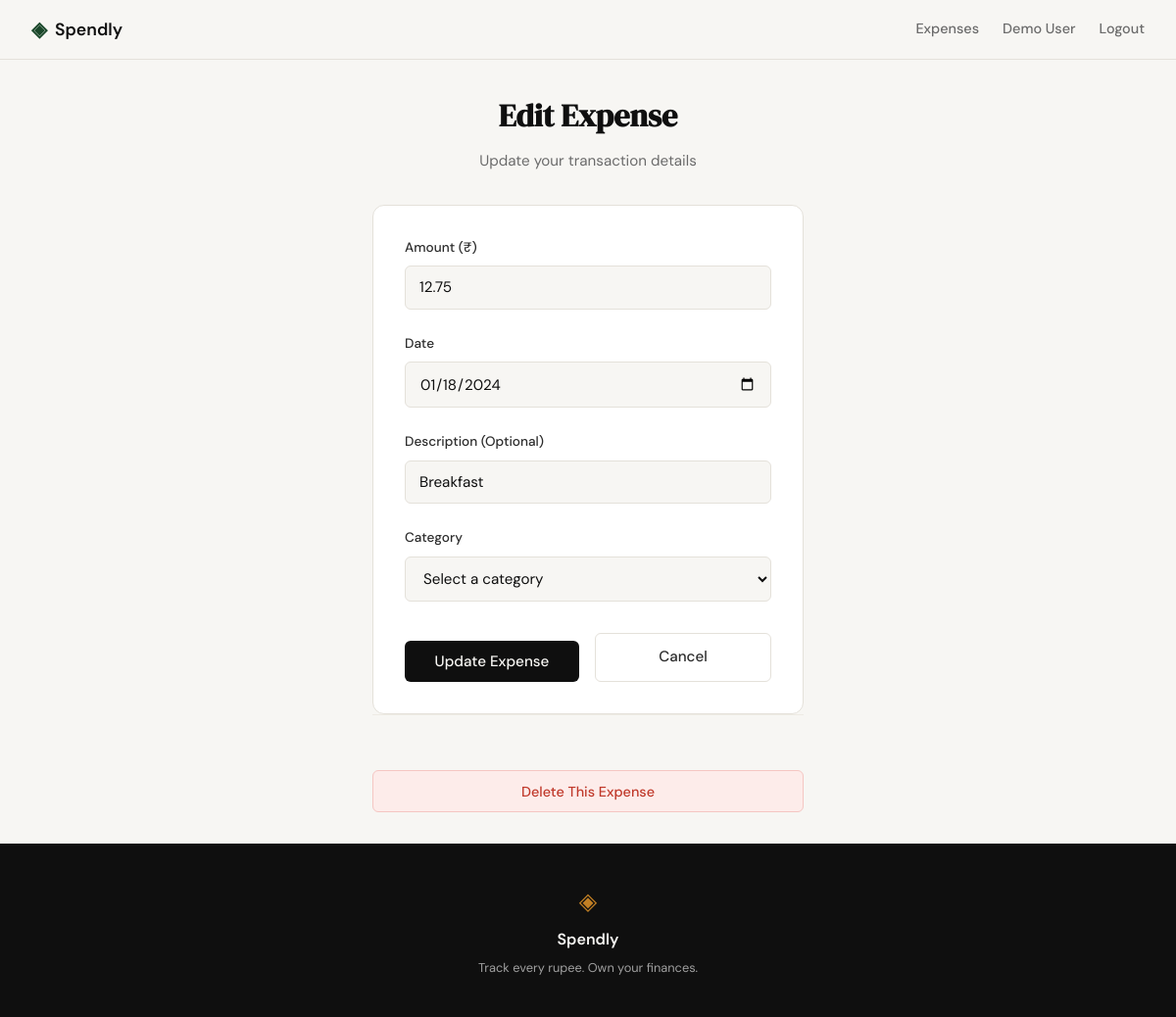
Page /expenses/6/edit (signed in) on the committed database.
### tables this page shows
CREATE TABLE expenses (
            id INTEGER PRIMARY KEY AUTOINCREMENT,
            user_id INTEGER NOT NULL,
            category_id INTEGER,
            amount REAL NOT NULL,
            description TEXT,
            date TEXT NOT NULL,
            FOREIGN KEY (user_id) REFERENCES users (id),
            FOREIGN KEY (category_id) REFERENCES categories (id)
        );

### app.py (the view, shortened to what this page needs)
@app.route("/expenses/<int:id>/edit", methods=["GET", "POST"])
def edit_expense(id):
    if "user_id" not in session:
        return redirect(url_for("login"))
    db = get_db()
    expense = db.execute("SELECT * FROM expenses WHERE id = ? AND user_id = ?",
                        (id, session["user_id"])).fetchone()
    if not expense:
        db.close()
        return redirect(url_for("expenses"))
    categories = db.execute("SELECT * FROM categories ORDER BY name").fetchall()
    db.close()
    return render_template("edit_expense.html", expense=expense, categories=categories)

### database/db.py (called while the page is built)
def get_db():
    conn = sqlite3.connect('expenses.db')
    conn.row_factory = sqlite3.Row
    conn.execute('PRAGMA foreign_keys = ON')
    return conn

### templates/edit_expense.html (shortened to what this page needs)
{% extends "base.html" %}
{% block content %}
<div class="form-section">
    <div class="form-container">
        <div class="form-header">
            <h1>Edit Expense</h1>
            <p class="form-subtitle">Update your transaction details</p>
        </div>
        <form method="POST" class="expense-form">
            <div class="form-group">
                <label for="amount">Amount (₹)</label>
                <input type="number" id="amount" name="amount" step="0.01" min="0"
                       placeholder="0.00" required
                       value="{{ request.form.get('amount', '') or amount or expense['amount'] }}"
                       class="form-input">
            </div>
            <div class="form-group">
                <label for="date">Date</label>
                <input type="date" id="date" name="date" required
                       value="{{ request.form.get('date', '') or date or expense['date'] }}"
                       class="form-input">
            </div>
            <div class="form-group">
                <label for="description">Description (Optional)</label>
                <input type="text" id="description" name="description"
                       placeholder="Coffee, groceries, fuel, etc."
                       value="{{ request.form.get('description', '') or description or expense['description'] or '' }}"
                       class="form-input">
            </div>
            <div class="form-group">
                <label for="category_id">Category</label>
                <select id="category_id" name="category_id" required class="form-input">
                    <option value="">Select a category</option>
                </select>
            </div>
            <div class="form-actions">
                <button type="submit" class="btn-submit">Update Expense</button>
                <a href="{{ url_for('expenses') }}" class="btn-cancel">Cancel</a>
            </div>
        </form>
        <div class="delete-section">
            <form method="POST" action="{{ url_for('delete_expense', id=expense['id']) }}" style="margin-top: 2rem;">
                <button type="submit" class="btn-delete-full" onclick="return confirm('Are you sure you want to delete this expense?')">Delete This Expense</button>
            </form>
        </div>
    </div>
</div>
{% endblock %}

### static/css/style.css (style rules this page uses)
:root { --ink: #0f0f0f; --ink-soft: #2d2d2d; --ink-muted: #6b6b6b; --ink-faint: #a0a0a0; --paper: #f7f6f3; --paper-warm: #f0ede6; --paper-card: #ffffff; --accent: #1a472a; --accent-light: #e8f0eb; --accent-2: #c17f24; --accent-2-light: #fdf3e3; --danger: #c0392b; --danger-light: #fdecea; --border: #e4e1da; --border-soft: #eeebe4; --font-display: 'DM Serif Display', Georgia, serif; --font-body: 'DM Sans', system-ui, sans-serif; --max-width: 1200px; --auth-width: 440px; --radius-sm: 6px; --radius-md: 12px; --radius-lg: 20px; }
*, *::before, *::after { box-sizing: border-box; margin: 0; padding: 0; }
html { font-size: 16px; scroll-behavior: smooth; }
body { background: var(--paper); color: var(--ink); font-family: var(--font-body); font-size: 1rem; line-height: 1.6; -webkit-font-smoothing: antialiased; }
a { color: inherit; text-decoration: none; }
.form-group { margin-bottom: 1.25rem; }
.form-group label { display: block; font-size: 0.85rem; font-weight: 500; color: var(--ink-soft); margin-bottom: 0.4rem; }
.form-input { width: 100%; padding: 0.6rem 0.875rem; border: 1px solid var(--border); border-radius: var(--radius-sm); font-family: var(--font-body); font-size: 0.95rem; color: var(--ink); background: var(--paper); outline: none; transition: border-color 0.2s; }
.form-input::placeholder { color: var(--ink-faint); }
.btn-submit { width: 100%; padding: 0.7rem; background: var(--ink); color: var(--paper); border: none; border-radius: var(--radius-sm); font-family: var(--font-body); font-size: 0.95rem; font-weight: 500; cursor: pointer; transition: background 0.2s; margin-top: 0.5rem; }

### templates/edit_expense.html (style rules this page uses)
.form-section { min-height: calc(100vh - 60px - 100px); display: flex; align-items: center; justify-content: center; padding: 2rem; }
.form-container { width: 100%; max-width: 440px; }
.form-header { text-align: center; margin-bottom: 2rem; }
.form-header h1 { font-family: var(--font-display); font-size: 2rem; color: var(--ink); margin-bottom: 0.5rem; }
.form-subtitle { color: var(--ink-muted); font-size: 0.95rem; }
.expense-form { background: var(--paper-card); border: 1px solid var(--border); border-radius: var(--radius-md); padding: 2rem; }
.form-group { margin-bottom: 1.5rem; }
.form-group label { display: block; font-size: 0.85rem; font-weight: 500; color: var(--ink-soft); margin-bottom: 0.5rem; }
.form-input { width: 100%; padding: 0.7rem 0.875rem; border: 1px solid var(--border); border-radius: var(--radius-sm); font-family: var(--font-body); font-size: 0.95rem; color: var(--ink); background: var(--paper); outline: none; transition: border-color 0.2s; }
.form-input::placeholder { color: var(--ink-faint); }
.form-actions { display: flex; gap: 1rem; margin-top: 2rem; }
.btn-submit { flex: 1; padding: 0.7rem; background: var(--ink); color: var(--paper); border: none; border-radius: var(--radius-sm); font-family: var(--font-body); font-size: 0.95rem; font-weight: 500; cursor: pointer; transition: background 0.2s; }
.btn-cancel { flex: 1; padding: 0.7rem; background: transparent; color: var(--ink-soft); border: 1px solid var(--border); border-radius: var(--radius-sm); font-family: var(--font-body); font-size: 0.95rem; font-weight: 500; text-align: center; text-decoration: none; transition: all 0.2s; display: inline-block; }
.delete-section { text-align: center; padding-top: 1.5rem; border-top: 1px solid var(--border-soft); }
.btn-delete-full { width: 100%; padding: 0.7rem; background: var(--danger-light); color: var(--danger); border: 1px solid #f5c6c2; border-radius: var(--radius-sm); font-family: var(--font-body); font-size: 0.9rem; font-weight: 500; cursor: pointer; transition: all 0.2s; }

### rows in the picture
expenses: amount "12.75", date "01/18/2024", description "Breakfast"

### other values in the picture
{{ session.get('user_name', 'Profile') }} "Demo User"
